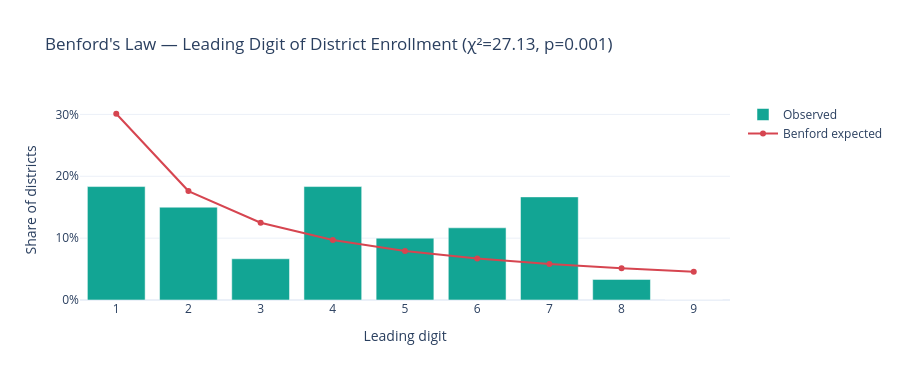

Source (notebook cell):
### Markdown cell above
## 3. Benford's Law check on enrollment counts

Naturally occurring count data that arises from an unconstrained multiplicative growth process (organic population counts, transaction amounts, etc.) tends to follow Benford's leading-digit distribution. A significant deviation is a classic *screen* for possible fabricated or systematically altered figures — but it is not proof on its own, and it can also arise for entirely benign structural reasons, which is exactly what we'll see below.

### Code cell
def benford_expected():
    return np.array([np.log10(1 + 1/d) for d in range(1, 10)])

def leading_digit(n):
    n = abs(int(n))
    while n >= 10:
        n //= 10
    return n

leading_digits = districts.enrollment_total.apply(leading_digit)
observed_counts = leading_digits.value_counts().reindex(range(1, 10), fill_value=0).sort_index()
observed_pct = observed_counts / observed_counts.sum()
expected_pct = benford_expected()
expected_counts = expected_pct * observed_counts.sum()

chi2, p_value = stats.chisquare(observed_counts, expected_counts)

fig = go.Figure()
fig.add_trace(go.Bar(x=list(range(1,10)), y=observed_pct, name="Observed", marker_color="#12A594"))
fig.add_trace(go.Scatter(x=list(range(1,10)), y=expected_pct, name="Benford expected",
                          mode="lines+markers", line=dict(color="#D64550", width=2)))
fig.update_layout(template=PLOT_TEMPLATE, height=380, yaxis_tickformat=".0%",
                   title=f"Benford's Law — Leading Digit of District Enrollment (χ²={chi2:.2f}, p={p_value:.3f})",
                   xaxis_title="Leading digit", yaxis_title="Share of districts",
                   xaxis=dict(tickmode="array", tickvals=list(range(1,10))))
fig.show()

print(f"Chi-square goodness-of-fit vs. Benford distribution: χ²={chi2:.2f}, p={p_value:.3f}")
print("No significant deviation from Benford's Law." if p_value > 0.05 else
      "Statistically significant deviation from Benford's Law.")

### Figure 1 — Plotly figure (JSON) as saved in the notebook; plotly's stock layout.template omitted (floating-point values rounded to 4 significant figures)
{"data": [{"marker": {"color": "#12A594"}, "name": "Observed", "type": "bar", "x": [1, 2, 3, 4, 5, 6, 7, 8, 9], "y": [0.1833, 0.15, 0.06667, 0.1833, 0.1, 0.1167, 0.1667, 0.03333, 0.0]}, {"line": {"color": "#D64550", "width": 2}, "mode": "lines+markers", "name": "Benford expected", "type": "scatter", "x": [1, 2, 3, 4, 5, 6, 7, 8, 9], "y": [0.301, 0.1761, 0.1249, 0.09691, 0.07918, 0.06695, 0.05799, 0.05115, 0.04576]}], "layout": {"height": 380, "title": {"text": "Benford's Law — Leading Digit of District Enrollment (χ²=27.13, p=0.001)"}, "xaxis": {"tickmode": "array", "tickvals": [1, 2, 3, 4, 5, 6, 7, 8, 9], "title": {"text": "Leading digit"}}, "yaxis": {"tickformat": ".0%", "title": {"text": "Share of districts"}}}}
